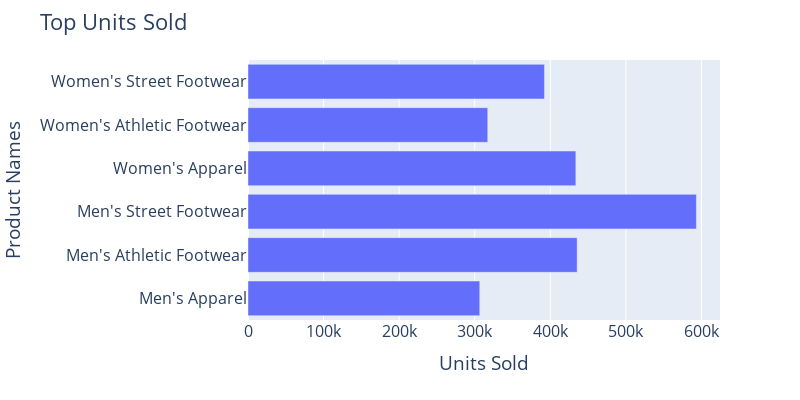

The code cell stored with this chart in its notebook:
### Markdown cell above
The top selling category is Men's Street Footwear, followed by Men's Athletic Footwear.

### Code cell
# Top Units Sold
top_selling_products = data.groupby('Product')['Units Sold'].sum().reset_index()
top_selling_products.index += 1  

fig = px.bar(top_selling_products, x='Units Sold', y='Product', orientation='h')

fig.update_layout(
    title='Top Units Sold',
    xaxis_title='Units Sold',
    yaxis_title='Product Names',
    font=dict(size=16),
    yaxis=dict(tickfont=dict(size=16)),
    width=800,
    height=400
)

fig.show()

### Figure 1 — Plotly figure (JSON) as saved in the notebook; plotly's stock layout.template omitted (floating-point values rounded to 4 significant figures)
{"data": [{"alignmentgroup": "True", "hovertemplate": "Units Sold=%{x}<br>Product=%{y}<extra></extra>", "legendgroup": "", "marker": {"color": "#636efa", "pattern": {"shape": ""}}, "name": "", "offsetgroup": "", "orientation": "h", "showlegend": false, "textposition": "auto", "type": "bar", "x": [306683, 435526, 593320, 433827, 317236, 392269], "xaxis": "x", "y": ["Men's Apparel", "Men's Athletic Footwear", "Men's Street Footwear", "Women's Apparel", "Women's Athletic Footwear", "Women's Street Footwear"], "yaxis": "y"}], "layout": {"barmode": "relative", "font": {"size": 16}, "height": 400, "legend": {"tracegroupgap": 0}, "margin": {"t": 60}, "title": {"text": "Top Units Sold"}, "width": 800, "xaxis": {"anchor": "y", "domain": [0, 1], "title": {"text": "Units Sold"}}, "yaxis": {"anchor": "x", "domain": [0, 1], "tickfont": {"size": 16}, "title": {"text": "Product Names"}}}}
